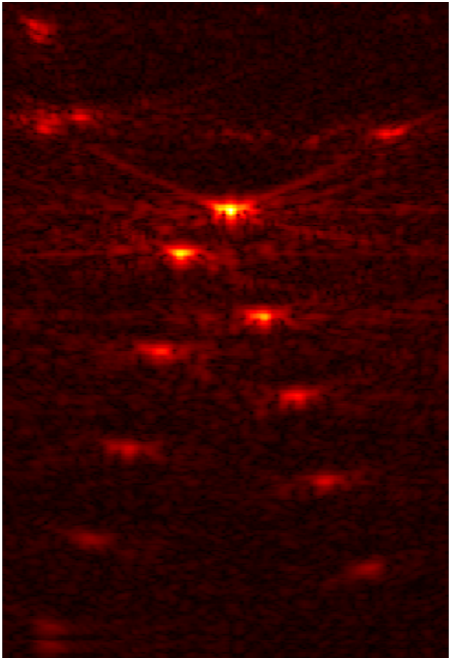
#> input picture images/680nm_WP_CenterSlice1.png, 451 x 660 px, found by its file name
$ jupyter execute Final3.ipynb   (shell and % lines are left out)
#> lines starting #> are read from the running program, lines starting #| are printed output that depends on the picture
<a href="https://colab.research.google.com/github/JudsonLima/computationalImaging/blob/master/Final3.ipynb" target="_parent"></a>

# Computational Imaging Term project

Judson Lima

OPTI 556, Fall 2023

#Libraries

[cell 1]
import matplotlib as mpl
import matplotlib.pyplot as plt
import numpy as np
from google.colab import files

from sklearn import datasets
from sklearn.mixture import GaussianMixture
from sklearn.model_selection import StratifiedKFold

from skimage import io
from skimage import color, data, restoration, exposure, filters
from skimage.filters import threshold_triangle
from skimage.transform import radon, rescale,  resize, warp

from scipy.signal import convolve2d, convolve
from scipy.signal import bspline


# For generating some data
from sklearn.datasets import make_blobs

from sklearn.cluster import KMeans
from sklearn import mixture

# For creating some circles around the center of each cluster within the visualizations
from scipy.spatial.distance import cdist
# For creating some circles for probability area around the center of each cluster within the visualizations
from matplotlib.patches import Ellipse

[cell 2]
colors = ["navy", "turquoise", "darkorange"]


def make_ellipses(gmm, ax):
    for n, color in enumerate(colors):
        if gmm.covariance_type == "full":
            covariances = gmm.covariances_[n][:2, :2]
        elif gmm.covariance_type == "tied":
            covariances = gmm.covariances_[:2, :2]
        elif gmm.covariance_type == "diag":
            covariances = np.diag(gmm.covariances_[n][:2])
        elif gmm.covariance_type == "spherical":
            covariances = np.eye(gmm.means_.shape[1]) * gmm.covariances_[n]
        v, w = np.linalg.eigh(covariances)
        u = w[0] / np.linalg.norm(w[0])
        angle = np.arctan2(u[1], u[0])
        angle = 180 * angle / np.pi  # convert to degrees
        v = 2.0 * np.sqrt(2.0) * np.sqrt(v)
        ell = mpl.patches.Ellipse(
            gmm.means_[n, :2], v[0], v[1], angle=180 + angle, color=color
        )
        ell.set_clip_box(ax.bbox)
        ell.set_alpha(0.5)
        ax.add_artist(ell)
        ax.set_aspect("equal", "datalim")


iris = datasets.load_iris()

# Break up the dataset into non-overlapping training (75%) and testing
# (25%) sets.
skf = StratifiedKFold(n_splits=4)
# Only take the first fold.
train_index, test_index = next(iter(skf.split(iris.data, iris.target)))


X_train = iris.data[train_index]
y_train = iris.target[train_index]
X_test = iris.data[test_index]
y_test = iris.target[test_index]

n_classes = len(np.unique(y_train))

# Try GMMs using different types of covariances.
estimators = {
    cov_type: GaussianMixture(
        n_components=n_classes, covariance_type=cov_type, max_iter=20, random_state=0
    )
    for cov_type in ["spherical", "diag", "tied", "full"]
}

n_estimators = len(estimators)

plt.figure(figsize=(3 * n_estimators // 2, 6))
plt.subplots_adjust(
    bottom=0.01, top=0.95, hspace=0.15, wspace=0.05, left=0.01, right=0.99
)

for index, (name, estimator) in enumerate(estimators.items()):
    # Since we have class labels for the training data, we can
    # initialize the GMM parameters in a supervised manner.
    estimator.means_init = np.array(
        [X_train[y_train == i].mean(axis=0) for i in range(n_classes)]
    )

    # Train the other parameters using the EM algorithm.
    estimator.fit(X_train)

    h = plt.subplot(2, n_estimators // 2, index + 1)
    make_ellipses(estimator, h)

    for n, color in enumerate(colors):
        data = iris.data[iris.target == n]
        plt.scatter(
            data[:, 0], data[:, 1], s=0.8, color=color, label=iris.target_names[n]
        )
    # Plot the test data with crosses
    for n, color in enumerate(colors):
        data = X_test[y_test == n]
        plt.scatter(data[:, 0], data[:, 1], marker="x", color=color)

    y_train_pred = estimator.predict(X_train)
    train_accuracy = np.mean(y_train_pred.ravel() == y_train.ravel()) * 100
    plt.text(0.05, 0.9, "Train accuracy: %.1f" % train_accuracy, transform=h.transAxes)

    y_test_pred = estimator.predict(X_test)
    test_accuracy = np.mean(y_test_pred.ravel() == y_test.ravel()) * 100
    plt.text(0.05, 0.8, "Test accuracy: %.1f" % test_accuracy, transform=h.transAxes)

    plt.xticks(())
    plt.yticks(())
    plt.title(name)

plt.legend(scatterpoints=1, loc="lower right", prop=dict(size=12))

plt.show()
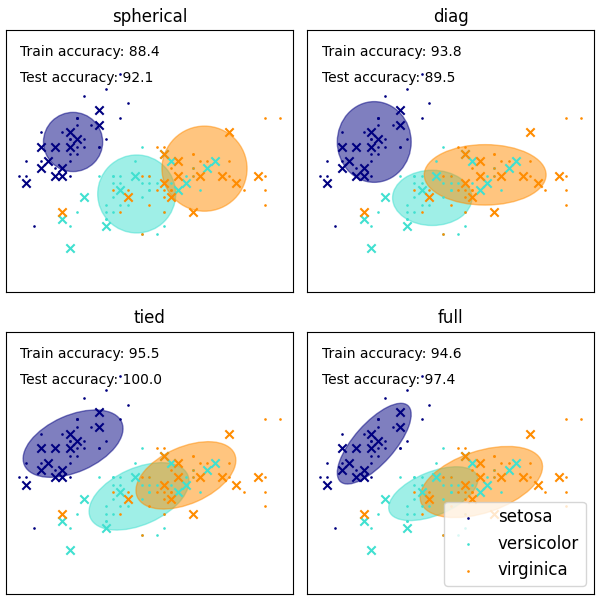
#> figure drawn by matplotlib, 4 panels

[cell 3]
wireSplice = io.imread('680nm_WP_CenterSlice1.png')
#> wireSplice is the input picture: shape (660, 451, 3); mean R, G, B 52.9, 4.4, 4.1

plt.imshow(wireSplice, cmap='gray')

#plt.savefig('initialPhoto.pdf')
#files.download('initialPhoto.pdf')

[cell 4]
grayScale_wireSplice = io.imread('680nm_WP_CenterSlice1.png', as_gray=True)
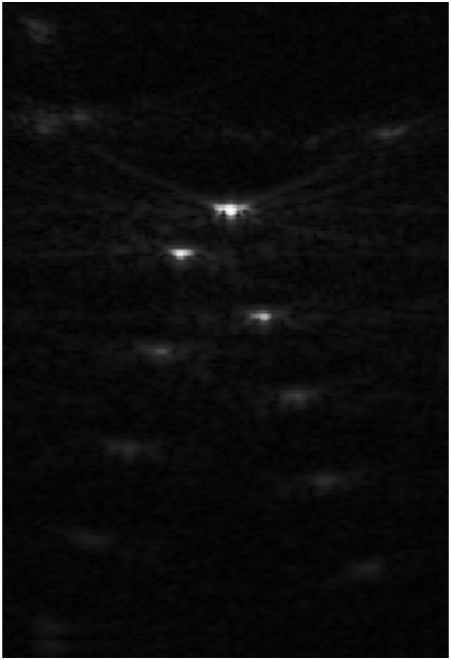
#> grayScale_wireSplice: shape (660, 451) float64; min 0.000833, max 1, mean 0.0576

[cell 5]
xrange=np.linspace(-3,3,16)
x,y=np.meshgrid(xrange,xrange)
psf = np.exp(-(x**2+y**2))
psf=psf/np.sum(np.sum(psf))
Jeep_blured = convolve2d(grayScale_wireSplice, psf, 'same')
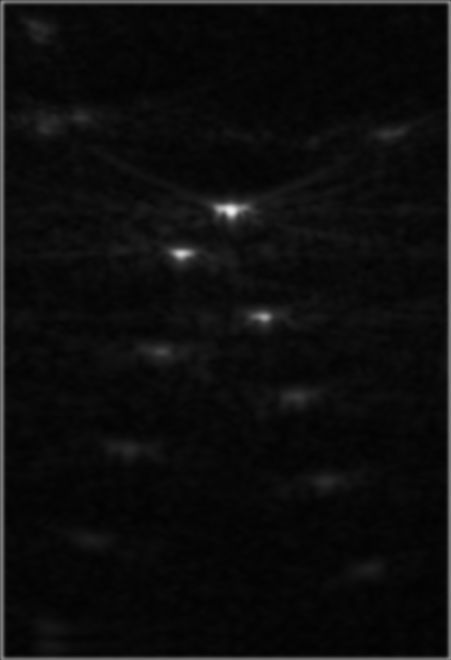
#> Jeep_blured: shape (660, 451) float64; min 0.009, max 0.945, mean 0.053
#add noise

deconvolvedRL = restoration.richardson_lucy(Jeep_blured, psf, iterations=100)
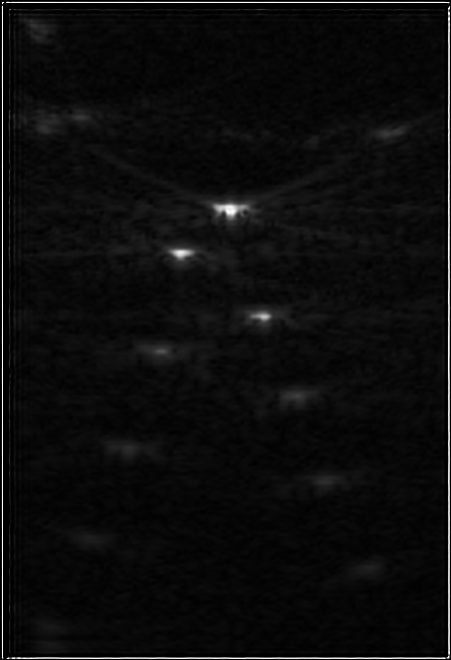
#> deconvolvedRL: shape (660, 451) float64; min 6.59e-32, max 1, mean 0.0503

plt.imshow(deconvolvedRL)

plt.savefig('16psf100iterations.pdf')
files.download('16psf100iterations.pdf')

[cell 6]
xrange=np.linspace(-3,3,32)
x,y=np.meshgrid(xrange,xrange)
psf = np.exp(-(x**2+y**2))
psf=psf/np.sum(np.sum(psf))
Jeep_blured = convolve2d(grayScale_wireSplice, psf, 'same')
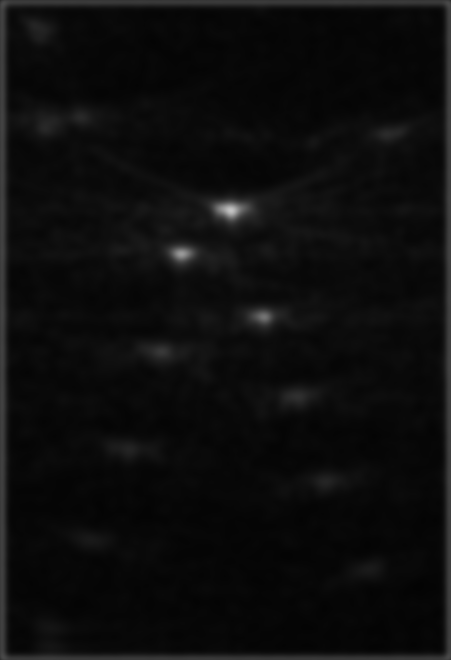
#> Jeep_blured: shape (660, 451) float64; min 0.0138, max 0.77, mean 0.0513
#add noise

deconvolvedRL = restoration.richardson_lucy(Jeep_blured, psf, iterations=100)
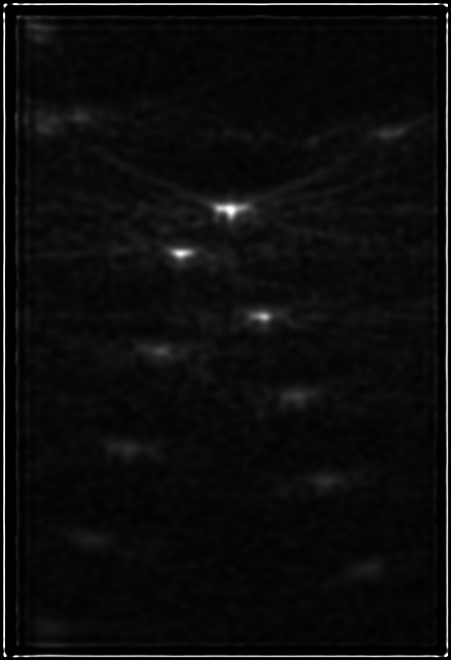
#> deconvolvedRL: shape (660, 451) float64; min 4.04e-31, max 1, mean 0.051

plt.imshow(deconvolvedRL)

plt.savefig('32psf100iterations.pdf')
files.download('32psf100iterations.pdf')

[cell 7]
xrange=np.linspace(-3,3,32)
x,y=np.meshgrid(xrange,xrange)

psf = np.exp(-(x**2+y**2))

plt.imshow(psf)
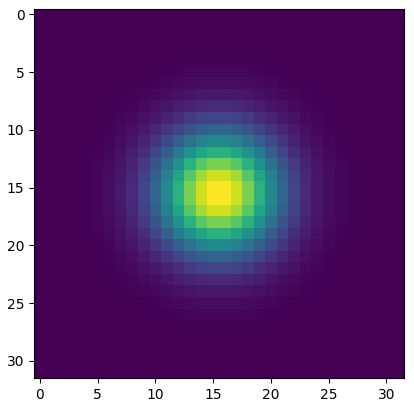
#> figure drawn by matplotlib, 1 panel

[cell 8]
xrange=np.linspace(-3,3,12)
x,y=np.meshgrid(xrange,xrange)
psf = np.exp(-(x**2+y**2))
psf=psf/np.sum(np.sum(psf))
Jeep_blured = convolve2d(grayScale_wireSplice, psf, 'same')
#add noise

deconvolvedRL = restoration.richardson_lucy(Jeep_blured, psf, iterations=100)

plt.imshow(deconvolvedRL)

plt.savefig('12psf100iterations.pdf')
files.download('12psf100iterations.pdf')
